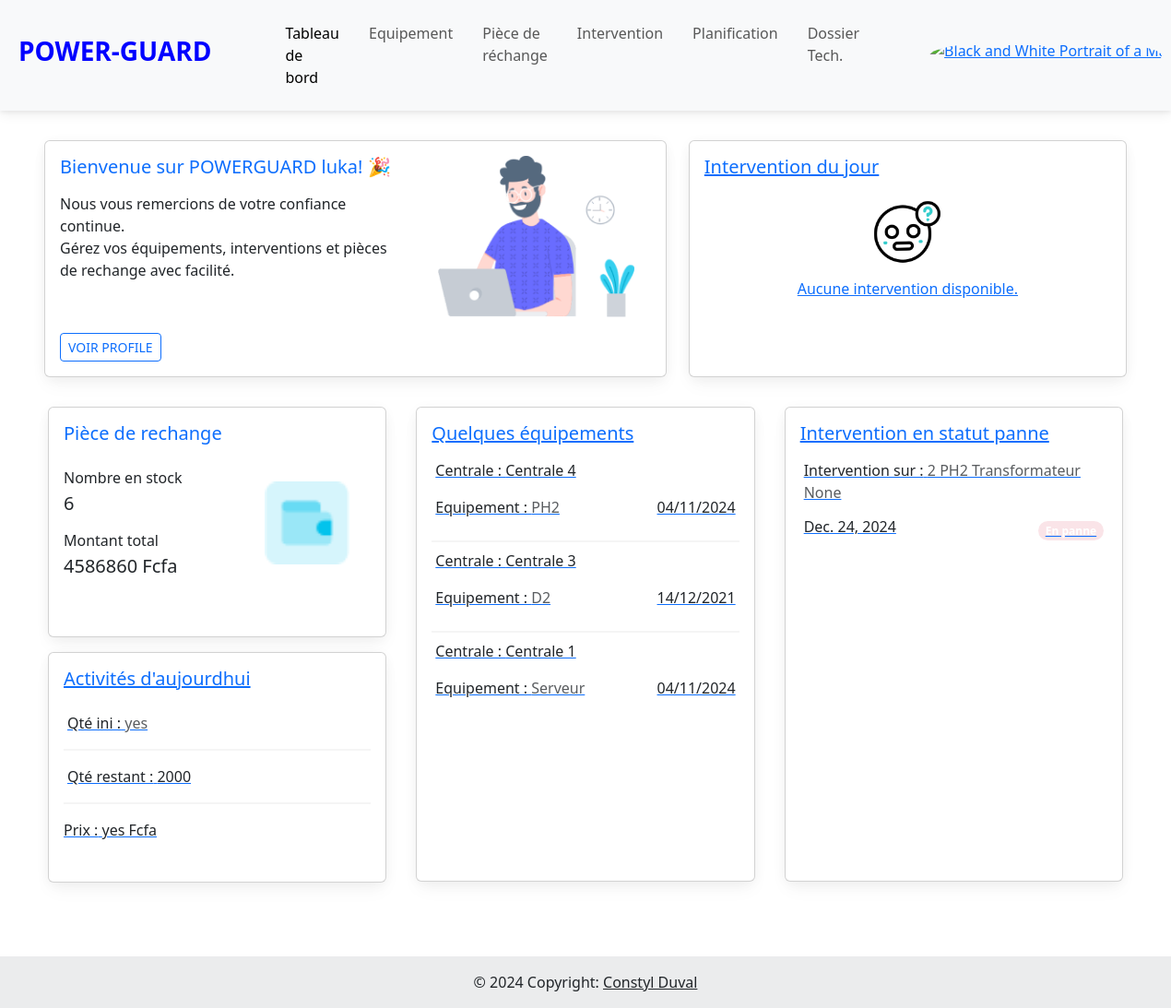
/accueil/ (signed in), run on an earlier commit of the app's database.
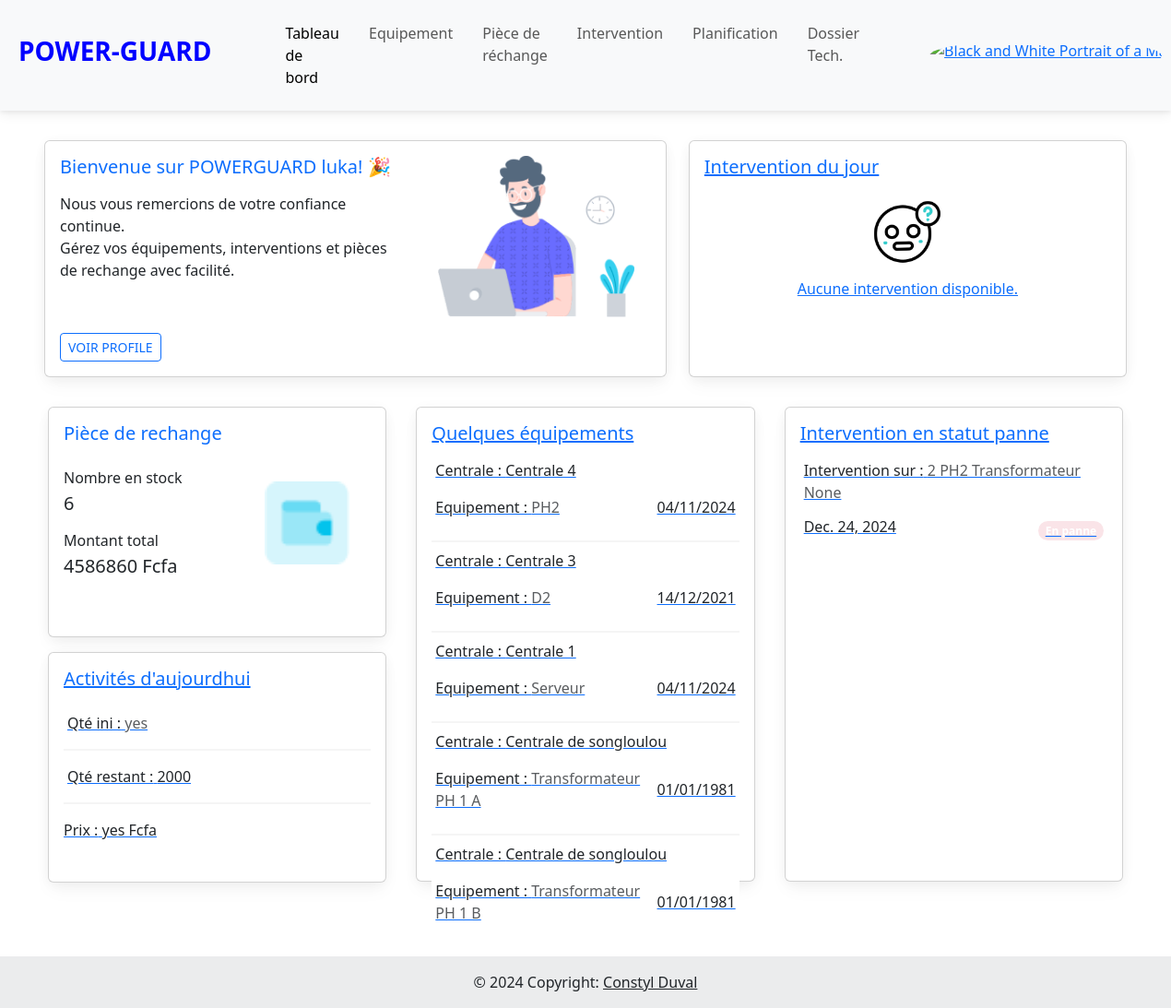
And on a later commit of the database.
### eneo_pages/models.py (models this page shows, shortened)
class User(AbstractUser, PermissionsMixin):
    class Section(models.TextChoices):
        ADMIN = "ADMIN", 'Admin'
        DISJONCTEUR = "DISJONCTEUR", 'Disjoncteur'
        TRANSFORMATEUR = "TRANSFORMATEUR", 'Transformateur'
    section = models.CharField(max_length=50, choices=Section.choices, default=Section.ADMIN)
    objects = UserManager()

class Equipement(models.Model):
    TYPE_EQUIPE = [
        ("Disjoncteur", "Disjoncteur",),
        ("Transformateur", "Transformateur"),
    ]
    centrale = models.ForeignKey(Centrale, on_delete=models.CASCADE)
    nom = models.CharField(max_length=100)
    type_equipement = models.CharField(max_length=100, choices=TYPE_EQUIPE)
    numero_serie=models.CharField(max_length=100, blank=True, null=True)
    modèle = models.CharField(max_length=100)
    marque = models.CharField(max_length=100)
    puissance = models.FloatField()
    fréquence = models.FloatField()
    date_installation = models.DateField()
    fonction = models.CharField(max_length=100, blank=True, null=True)
    emplacement_couplage = models.CharField(max_length=100, blank=True, null=True)
    regleur_en_chargeur = models.CharField(max_length=100, blank=True, null=True)
    mode_de_fonctionnement = models.CharField(max_length=100, blank=True, null=True)
    technique_de_coupure = models.CharField(max_length=100, blank=True, null=True)
    pouvoir_de_coupure = models.CharField(max_length=100, blank=True, null=True)
    pression_gaz_nombre_de_pôle  = models.CharField(max_length=100, blank=True, null=True)
    courant_nominal_en_service_continu = models.CharField(max_length=100, blank=True, null=True)
    numero_service = models.CharField(max_length=100, blank=True, null=True)
    tension_assigne = models.CharField(max_length=100, blank=True, null=True)
    pouvoir_de_coupure_nominal_court_circuit = models.CharField(max_length=100, blank=True, null=True)
    pouvoir_de_fermeture_nominal_court_circuit  = models.CharField(max_length=100, blank=True, null=True)
    date_création=models.DateTimeField(auto_now_add=True)
    date_modification=models.DateTimeField(auto_now=True)
    def __str__(self):
        return "{} {} {}".format(self.nom, self.type_equipement, self.numero_serie)

class Centrale(models.Model):
    nom=models.CharField(max_length=100)
    localisation = models.CharField(max_length=100)
    état = models.CharField(max_length=100)
    date_création=models.DateTimeField(auto_now_add=True)
    date_modification=models.DateTimeField(auto_now=True)
    def __str__(self):
        return self.nom

class Intervention(models.Model):
    STATUS = [
        ("En panne", "En panne"),
        ("Encours", "Encours de dépannage"),
        ("Rétablir", "Rétablir"),
    ]
    TYPE = [
        ("Corrective", "Intervention corrective"),
        ("Preventive", "Intervention preventive")
    ]
    equipement = models.ForeignKey(Equipement, on_delete=models.CASCADE)
    type_intervention = models.CharField(max_length=100, choices=TYPE, default="Corrective")
    interval_intervention = models.IntegerField(default=0)
    date_intervention=models.DateField()
    date_defaillance=models.DateField()
    description = models.TextField(blank=True, null=True)
    tache_maintenance = models.TextField(blank=True, null=True)
    action_correctives = models.TextField(blank=True, null=True)
    causes_profondes = models.TextField(blank=True, null=True)
    responsable = models.CharField(max_length=100, blank=True, null=True)
    status = models.CharField(max_length=100, choices=STATUS)
    sécurité = models.TextField(blank=True, null=True)
    coût = models.IntegerField()
    coût_materiel = models.IntegerField(default=0)
    coût_main_oeuvre  = models.IntegerField(default=0)
    date_création=models.DateTimeField(auto_now_add=True)
    date_modification=models.DateTimeField(auto_now=True)
    def __str__(self):
        return "{} {}".format(self.id, self.equipement)

### eneo_pages/views.py (the view)
# urls.py: 2. Add a URL to urlpatterns:  path('', views.home, name='home')
@login_required
def home(request):
    User = get_user_model()  # Get the custom user model
    user = request.user  # Get the currently logged-in user
    today = timezone.now().date()
    if user.section == 'DISJONCTEUR':
        intervention_date = Intervention.objects.filter(equipement__type_equipement='Disjoncteur', date_intervention=today)
    elif user.section == 'TRANSFORMATEUR':
        intervention_date = Intervention.objects.filter(equipement__type_equipement='Transformateur', date_intervention=today)
    else:
        intervention_date = Intervention.objects.filter(date_intervention=today)
    if user.section == 'DISJONCTEUR':
        intervention_status = Intervention.objects.filter(equipement__type_equipement='Disjoncteur', status='En panne')
    elif user.section == 'TRANSFORMATEUR':
        intervention_status = Intervention.objects.filter(equipement__type_equipement='Transformateur', status='En panne')
    else:
        intervention_status = Intervention.objects.filter(status='En panne')
    pieces = Pièce.objects.all()  # Récupérer toutes les pièces
    total_pieces = pieces.count()  # Compter le nombre total de pièces
    total_montant = sum((piece.prix_unitaire * piece.quantité_disponible) for piece in pieces)  # Calculer le montant total des pièces Rubrique piece
    if user.section == 'DISJONCTEUR':
        liste_equipement = Equipement.objects.filter(type_equipement='Disjoncteur')
    elif user.section == 'TRANSFORMATEUR':
        liste_equipement = Equipement.objects.filter(type_equipement='Transformateur')
    else:
        liste_equipement = Equipement.objects.all()
    context = {
        "liste_equipement" : liste_equipement,
        "liste_intervention_date" : intervention_date,
        "liste_intervention_status" : intervention_status,
        "total_pieces": total_pieces,
        "total_montant": total_montant,
    }
    return render(request, "pages/home.html", context)

### eneo_pages/templates/pages/home.html (shortened to what this page needs)
{% extends "../base/base.html" %}
{% load static %}
{% block body %}
<div class="mt-3 mb-5 px-5 py-3">
  <div class="row">
    <div class="col-xxl-8 col-lg-7 mb-3 order-0">
      <div class="card h-100">
        <div class="d-flex align-items-start">
          <div class="col-sm-7">
            <div class="card-body">
              <h5 class="card-title text-primary mb-3">Bienvenue sur POWERGUARD {{ request.user.username }}! 🎉</h5>
              <p class="mb-6">Nous vous remercions de votre confiance continue. <br>Gérez vos équipements, interventions et pièces de rechange avec facilité.</p>
              <a href="javascript:;" class="btn btn-sm btn-outline-primary">Voir profile</a>
            </div>
          </div>
          <div class="col-sm-5 text-center text-sm-left">
            <div class="card-body pb-0 px-0 px-md-6">
              <img src="{% static 'img/illustrations/man-with-laptop.png' %}" height="175" alt="View Badge User">
            </div>
          </div>
        </div>
      </div>
    </div>
    <div class="col-lg-5 col-md-12 mb-3">
      <div class="card h-100">
        <a href="" hx-get="" hx-target="#dialog" hx-swap="innerHTML" data-mdb-toggle="modal">
          <div class="card-body">
            <div class="d-flex justify-content-between align-items-center">
              <h5 class="card-title">Intervention du jour</h5>
            </div>
            <ul class="list-group list-group-small list-group-light">
              {% if liste_intervention_date %}
                {% for intervention in liste_intervention_date|slice:":3" %}
                <li class="list-group-item">
                  <div class="d-flex justify-content-between align-items-center">
                    <p>Intervention sur :<span class='text-muted'> {{intervention}}</span></p>
                    <p>{{intervention.date_intervention|date:"d/m/Y"}}</p>
                  </div>
                </li>
                {% endfor %}
                {% else %}
                <div class="text-center">
                  <img src="{% static 'img/empty.gif' %}" alt="" style="height: 100px; width: 100px;" srcset="">
                  <p colspan="9">Aucune intervention disponible.</p>
                </div>
              {% endif %}
            </ul>
          </div>
        </a>
      </div>
    </div>
  </div>
  <div class="row">
    <div class="col-12 col-md-6 col-lg-4 col-xl-4 py-3 px-3">
      <div class="row">
        <div class="col-lg-12 col-md-12 mb-3">
          <div class="card" style="height: 250px;">
            <div class="card-body">
              <h5 class="card-title text-primary mb-4">Pièce de rechange</h5>
              <div class="d-flex align-items-start">
                <div class="col-sm-7">
                  <p class="mb-1">Nombre en stock <br> <h5 class="mb-3">{{total_pieces}}</h5> </p>
                  <p class="mb-1">Montant total <br> <h5>{{total_montant}} Fcfa</h5> </p>
                </div>
                <div class="col-sm-5 text-center text-sm-left">
                  <div class="card-body pb-0 px-0 px-md-6 mb-3">
                    <img src="{% static 'img/icons/unicons/wallet-info.png' %}" height="90" alt="wallet info" class="rounded">
                  </div>
                </div>
              </div>
            </div>
          </div>
        </div>
        <div class="col-lg-12 col-md-12">
          <div class="card" style="height: 250px;">
            <a href="" hx-get="" hx-target="#dialog" hx-swap="innerHTML" data-mdb-toggle="modal">
              <div class="card-body">
                <div class="d-flex justify-content-between align-items-center">
                  <h5 class="card-title">Activités d'aujourdhui</h5>
                </div>
                <ul class="list-group list-group-light">
                  <li class="list-group-item px-1">Qté ini :<span class='text-muted'> yes</span></li>
                  <li class='list-group-item px-1'>Qté restant :<spanclass='text-muted'> 2000</span></li>
                  <li class='list-group-item px=1'>Prix :<spanclass='text-muted'> yes Fcfa</span></li>
                </ul>
              </div>
            </a>
          </div>
        </div>
      </div>
    </div>
    <div class="col-12 col-md-6 col-lg-4 col-xl-4 py-3 px-3">
      <div class="card" style="height: 515px;">
        <a href="" hx-get="" hx-target="#dialog" hx-swap="innerHTML" data-mdb-toggle="modal">
          <div class="card-body">
            <div class="d-flex justify-content-between align-items-center">
              <h5 class="card-title">Quelques équipements</h5>
            </div>
            <ul class="list-group list-group-small list-group-light">
              {% if liste_equipement %}
                {% for equipement in liste_equipement|slice:":5" %}
                <li class="list-group-item px-1">
                  <p>Centrale : {{equipement.centrale}}</p>
                  <div class="d-flex justify-content-between align-items-center">
                    <p>Equipement :<span class='text-muted'> {{equipement.nom}}</span></p>
                    <p>{{equipement.date_installation|date:"d/m/Y"}}</p>
                  </div>
                </li>
                {% endfor %}
                {% else %}
                <div class="text-center">
                  <img src="{% static 'img/empty.gif' %}" alt="" style="height: 100px; width: 100px;" srcset="">
                  <p colspan="9">Aucun equipement disponible.</p>
                </div>
              {% endif %}
            </ul>
          </div>
        </a>
      </div>
    </div>
    <div class="col-12 col-md-6 col-lg-4 col-xl-4 py-3 px-3">
      <div class="card" style="height: 515px;">
        <a href="" hx-get="" hx-target="#dialog" hx-swap="innerHTML" data-mdb-toggle="modal">
          <div class="card-body">
            <div class="d-flex justify-content-between align-items-center">
              <h5 class="card-title">Intervention en statut panne</h5>
            </div>
            <ul class="list-group list-group-small list-group-light">
              {% if liste_intervention_status %}
                {% for intervention in liste_intervention_status|slice:":5" %}
                <li class="list-group-item px-1">
                  <p>Intervention sur :<span class='text-muted'> {{intervention}}</span></p>
                  <div class="d-flex justify-content-between align-items-center">
                    <h6>{{intervention.date_intervention}}</h6>
                    <span class="badge rounded-pill {% if intervention.status == 'Encours' %}badge-warning{% elif intervention.status == 'Rétablir' %}badge-success{% elif intervention.status == 'En panne' %}badge-danger{% else %}badge-secondary{% endif %}">{{intervention.status}}</span>
                  </div>
                </li>
                {% endfor %}
                {% else %}
                <div class="text-center">
                  <img src="{% static 'img/empty.gif' %}" alt="" style="height: 100px; width: 100px;" srcset="">
                  <p colspan="9">Aucun équipement en panne.</p>
                </div>
              {% endif %}
            </ul>
          </div>
        </a>
      </div>
    </div>
  </div>
</div>
{% endblock %}

What changed in the data, as far as the page shows it:
added Equipement: centrale "Centrale de songloulou", nom "Transformateur PH 1 A", date_installation "01/01/1981"
added Equipement: centrale "Centrale de songloulou", nom "Transformateur PH 1 B", date_installation "01/01/1981"
